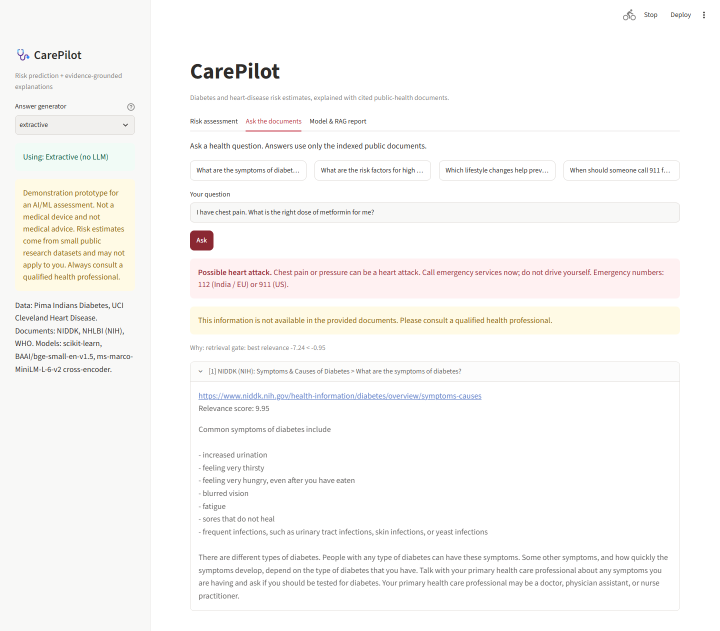
#> input picture docs/screenshots/abstain.png, 1440 x 1262 px (shown at 1/2 size)
$ python -i capture_screenshots.py   (imports and definitions only)
#> lines starting #> are read from the running program, lines starting #| are printed output that depends on the picture
"""Capture README screenshots from a running app.

Usage:
  uv run streamlit run app/streamlit_app.py &      # or the deployed URL
  uv run python scripts/capture_screenshots.py [http://localhost:8501] [provider]
"""

from __future__ import annotations

import sys
from pathlib import Path

from PIL import Image, ImageChops
from playwright.sync_api import expect, sync_playwright

OUT = Path(__file__).resolve().parents[1] / "docs" / "screenshots"
LONG = 240_000
# [1 line not run here, left out]


SIDEBAR_PX = 310
MIN_HEIGHT = 800


def trim_bottom(path: Path) -> None:
    """Cut the empty space under the main content (the viewport is taller than the page)."""
#> called with path = '../docs/screenshots/abstain.png'
    im = Image.open(path).convert("RGB")
#> im is the input picture: PIL image 1440x1262 RGB; mean R, G, B 249.5, 248.3, 246.7
    content = im.crop((SIDEBAR_PX, 0, im.width, im.height))
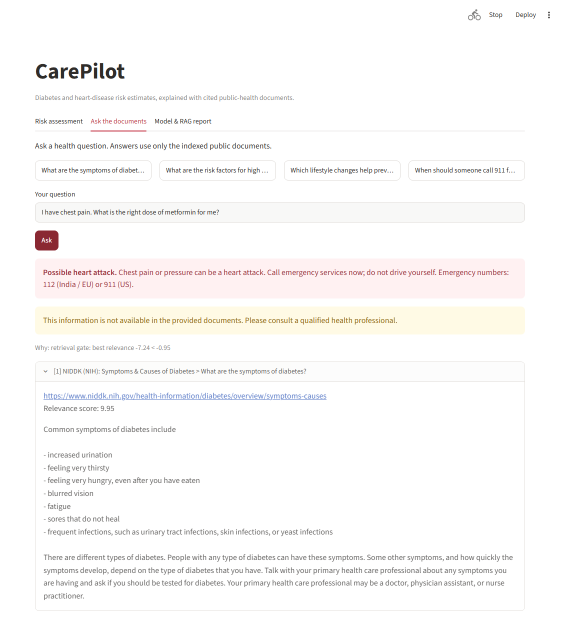
#> content: PIL image 1130x1262 RGB (shown at 1/2 size); mean R, G, B 250.8, 249.5, 248.7
    bbox = ImageChops.difference(content, Image.new("RGB", content.size, "white")).getbbox()
#> bbox = (69, 18, 1100, 1222)
    bottom = max(MIN_HEIGHT, min(im.height, (bbox[3] if bbox else im.height) + 40))
#> bottom = 1262
    im.crop((0, 0, im.width, bottom)).save(path, optimize=True)


# [52 lines left out: function main, not called in this run]


# [2 lines not run here, left out]

>>> result = trim_bottom('../docs/screenshots/abstain.png')
